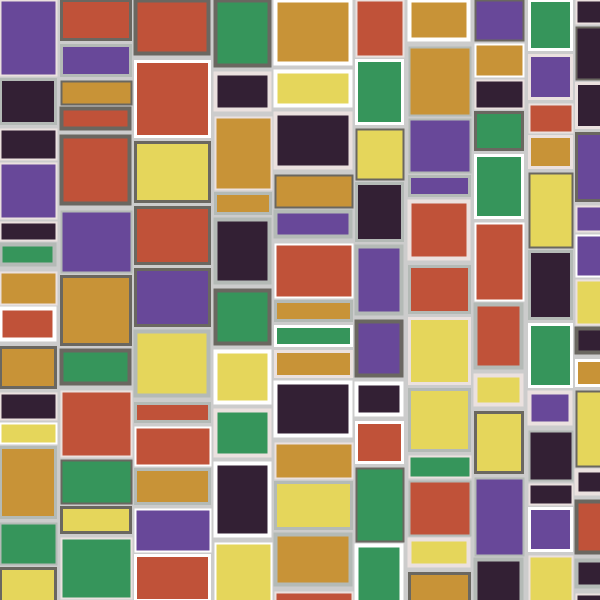
Frame 1 (no input)
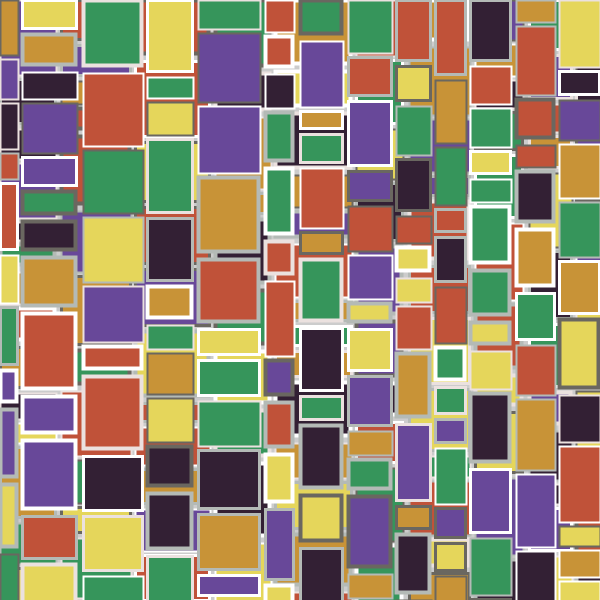
Frame 2 (the mouse pressed at the canvas centre, redrawn once)

The Processing sketch that drew these frames (run headless with seeded random() and noise(); the mouse was pressed at the canvas centre and the sketch redrawn once):

// Processing sketch: processing_72137
// ── processing_72137.pde

int randWidth;            // variable used for randomizing each rectangle's width
int randHeight;           // variable used for randomizing each rectangle's height
int randStroke;           // variable used for randomizing each rectangle's stroke



// We set the window size to 600x600 and turn the looping off.
void setup() {
  size(600, 600);          // sets the window width and height to 600 pixels
  noLoop();                // stops the draw function after it's being executed once
}

// main function
void draw() {
  drawRect();              // calls out the drawRect function
}


// function fills the window with random sized rectangles
void drawRect() {

  for (int i= 0; i <= 600; i+=randWidth+randStroke) {                      // the for loop keeps on looping until all the rectangle's that have been drawn widths adds up to 600 (user's window width)
    randWidth = int(random(20, 80));                            // randomizing the width of the rectangle
    // randStroke = int(random(3,5));                           // randomizing the width of the stroke around the rectangle
    chooseColor();                                              // calls out function named chooseColor
    for (int j=0; j <= 600; j+= (randHeight+randStroke)) {                   // the foor loop keeps on looping until all the rectangle's that have been drawn heights adds up to  600 (user's window height)
      randHeight = int(random(20, 80));                         // randomizing the height of the rectangle 
      randStroke = int(random(2, 5));                           // randomizing the thickness of the stroke around the rectangle
      chooseColor();                                            // calls out function named chooseColor  
      strokeColor();                                            // calls out function named strokeColor
      strokeWeight(randStroke);                                 // randomizes the thickness of the rectangle's stroke
      rect(i, j, randWidth-randStroke, randHeight-randStroke);  // draws the rectangle (the size of the rectangle (both the height and the width) are being reduced, so that the strokes of
    }                                                           // the rectangles would not overlap)
  }
}

// function randomizes stroke color
void strokeColor() {
  int strokeRand = (int)random(4);                                
  if (strokeRand == 0) {
    stroke(180, 186, 182);                     // dark grey
  } 
  else 
    if (strokeRand == 1) {
    stroke(235, 225, 223);                     //  light grey
  } 
  else
    if (strokeRand == 2) {
      stroke(106, 103, 96);                      // light black
    }
    else stroke(255, 255, 255);                  // white
}


// function randomizes the color of the fill for each rectangle
void chooseColor() {
  int colorRand = (int)random(6);
  if (colorRand == 0) {
    fill(54, 149, 91);    // medium green
  } 
  else 
    if (colorRand == 1) {    // light red
    fill(192, 82, 57);
  } 
  else
    if (colorRand == 2) {    // light black
      fill(51, 32, 52);
    } 
    else
      if (colorRand == 3) {    // light yellow
        fill(229, 214, 91);
      } 
      else
        if (colorRand == 4) {    // dark orange
          fill(200, 147, 55);
        } 
        else
          fill(104, 72, 153);     // violet
}
